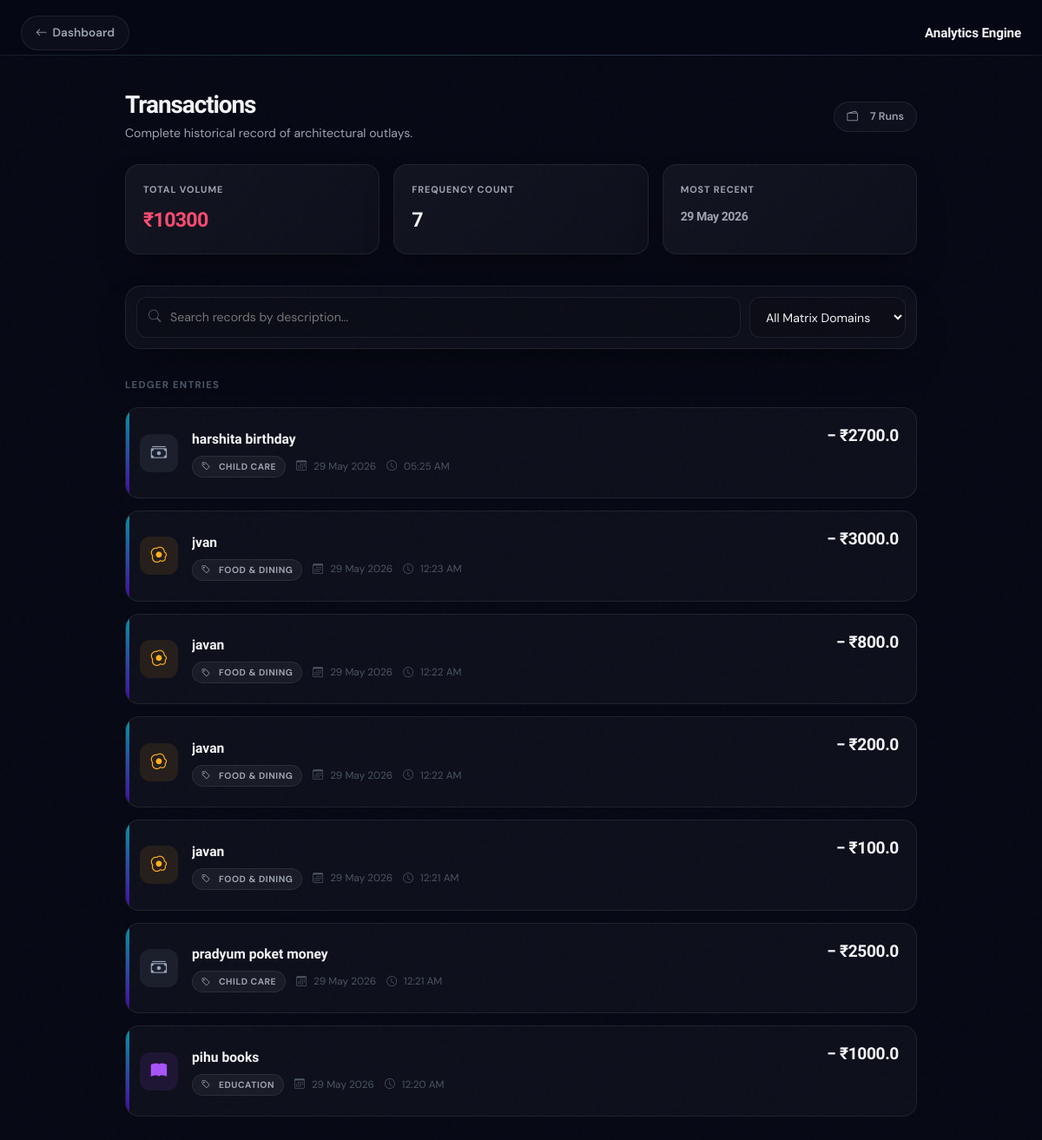
/expenses (signed in), run on the app's committed database.
### tables this page shows
CREATE TABLE expenses(

            id INTEGER PRIMARY KEY AUTOINCREMENT,
            user_id INTEGER,
            title TEXT,
            amount INTEGER,
            category TEXT,
            date TEXT,
            time TEXT

        );

### app.py (the view)
@app.route("/expenses")
def expenses_page():
    if "user_id" not in session:
        return redirect("/login")
    user_id = session["user_id"]
    conn    = get_db()
    cursor  = conn.cursor()
    cursor.execute(
        "SELECT * FROM expenses WHERE user_id = ? ORDER BY id DESC",
        (user_id,)
    )
    rows = cursor.fetchall()
    conn.close()
    expenses = []
    for row in rows:
        e = list(row)
        e[3] = float(e[3])   # index 3 = amount column
        expenses.append(e)
    total_spent = round(sum(e[3] for e in expenses), 2)
    return render_template(
        "expenses.html",
        expenses    = expenses,
        total_spent = int(total_spent)
    )

### app.py (called while the page is built)
def get_db():
    conn = sqlite3.connect("expenses.db")
    conn.row_factory = sqlite3.Row   # lets us access columns by name too
    return conn

### templates/expenses.html (shortened to what this page needs)
<!DOCTYPE html>
<html lang="en">
<head>
    <link href="https://cdn.jsdelivr.net/npm/bootstrap@5.3.3/dist/css/bootstrap.min.css" rel="stylesheet">
    <link rel="stylesheet" href="https://cdn.jsdelivr.net/npm/bootstrap-icons@1.11.3/font/bootstrap-icons.min.css">
    <link rel="stylesheet" href="{{ url_for('static', filename='style.css') }}">
</head>
<body>
    <nav class="navbar d-flex justify-content-between align-items-center">
        <a href="/" class="nav-back">
            <i class="bi bi-arrow-left"></i> Dashboard
        </a>
        <span class="nav-page-title">Analytics Engine</span>
    </nav>
    <div class="page-wrap">
        <div class="d-flex justify-content-between align-items-md-center align-items-start flex-column flex-md-row gap-3 mb-4">
            <div>
                <h2 class="page-heading">Transactions</h2>
                <p style="font-size:0.88rem; color:var(--text-sub); margin:4px 0 0;">
                    Complete historical record of architectural outlays.
                </p>
            </div>
            <span class="count-badge">
                <i class="bi bi-wallet2 me-2"></i>
                {{ expenses|length }} Run{{ 's' if expenses|length != 1 }}
            </span>
        </div>
        {% if expenses %}
        <div class="summary-bar">
            <div class="summary-tile">
                <span class="s-label">Total Volume</span>
                <span class="s-value" style="color: var(--coral-accent)">₹{{ total_spent }}</span>
            </div>
            <div class="summary-tile">
                <span class="s-label">Frequency Count</span>
                <span class="s-value">{{ expenses|length }}</span>
            </div>
            <div class="summary-tile">
                <span class="s-label">Most Recent</span>
                <span class="s-value" style="font-size:0.88rem; color:var(--text-sub); padding-top:4px;">
                    {{ expenses[0][5] if expenses }}
                </span>
            </div>
        </div>
        <div class="filter-wrapper">
            <div class="filter-bar">
                <div class="search-container">
                    <i class="bi bi-search"></i>
                    <input type="text" id="searchInput" placeholder="Search records by description...">
                </div>
                <select id="categoryFilter">
                    <option value="">All Matrix Domains</option>
                </select>
            </div>
        </div>
        <span class="section-label">Ledger Entries</span>
        <div id="expenseList">
        {% for expense in expenses %}
        {% set cat = expense[4] | lower %}
        {% if 'food' in cat or 'dining' in cat or 'grocer' in cat %}
            {% set ic = 'ic-food' %}{% set icon = 'bi-egg-fried' %}
        {% elif 'travel' in cat or 'transport' in cat or 'fuel' in cat %}
            {% set ic = 'ic-travel' %}{% set icon = 'bi-car-front-fill' %}
        {% elif 'health' in cat or 'medical' in cat or 'gym' in cat or 'fitness' in cat %}
            {% set ic = 'ic-health' %}{% set icon = 'bi-heart-pulse-fill' %}
        {% elif 'shop' in cat or 'cloth' in cat or 'beauty' in cat or 'personal' in cat %}
            {% set ic = 'ic-shop' %}{% set icon = 'bi-bag-fill' %}
        {% elif 'bill' in cat or 'util' in cat or 'rent' in cat or 'emi' in cat or 'internet' in cat or 'mobile' in cat or 'electric' in cat %}
            {% set ic = 'ic-bills' %}{% set icon = 'bi-receipt-cutoff' %}
        {% elif 'edu' in cat or 'book' in cat %}
            {% set ic = 'ic-edu' %}{% set icon = 'bi-book-fill' %}
        {% elif 'entertain' in cat or 'movie' in cat or 'gaming' in cat %}
            {% set ic = 'ic-travel' %}{% set icon = 'bi-controller' %}
        {% else %}
            {% set ic = 'ic-default' %}{% set icon = 'bi-cash-stack' %}
        {% endif %}
        <div class="xcard"
             data-title="{{ expense[2] | lower }}"
             data-category="{{ expense[4] }}">
            <div class="xcard-strip"></div>
            <div class="xcard-icon-col">
                <div class="xcard-icon {{ ic }}">
                    <i class="bi {{ icon }}"></i>
                </div>
            </div>
            <div class="xcard-body">
                <div class="xcard-title">{{ expense[2] }}</div>
                <div class="xcard-meta">
                    <span class="xcard-cat">
                        <i class="bi bi-tag me-1"></i>
                        {{ expense[4] }}
                    </span>
                    <span class="xcard-date">
                        <i class="bi bi-calendar3 me-1"></i>
                        {{ expense[5] }}
                    </span>
                    <span class="xcard-date">
                        <i class="bi bi-clock me-1"></i>
                        {{ expense[6] }}
                    </span>
                </div>
            </div>
            <div class="xcard-right">
                <div class="xcard-amount">− ₹{{ expense[3] }}</div>
            </div>
        </div>
        {% endfor %}
        </div>
        {% endif %}
    </div>
</body>
</html>

### static/style.css (style rules this page uses)
:root { --bg-base: #060a12; --bg-surface: #0b1220; --bg-elevated: #111b2e; --bg-hover: #172338; --bg-overlay: rgba(6, 10, 18, 0.82); --border-subtle: rgba(80, 120, 180, 0.10); --border-default: rgba(80, 120, 180, 0.20); --border-strong: rgba(80, 120, 180, 0.38); --border-accent: rgba(0, 220, 180, 0.30); --text-primary: #eaf0fa; --text-secondary: #8fa8c8; --text-muted: #4a6080; --text-inverse: #060a12; --text-display: #f4f8ff; --accent-teal: #00dcb4; --accent-teal-dim: #00a882; --accent-teal-bg: rgba(0, 220, 180, 0.08); --accent-teal-glow: rgba(0, 220, 180, 0.22); --accent-teal-ring: rgba(0, 220, 180, 0.18); --accent-amber: #f0a500; --accent-amber-dim: #c07800; --accent-amber-bg: rgba(240, 165, 0, 0.08); --accent-amber-glow:rgba(240, 165, 0, 0.20); --accent-coral: #ff5f5f; --accent-coral-dim: #cc3c3c; --accent-coral-bg: rgba(255, 95, 95, 0.08); --accent-coral-glow:rgba(255, 95, 95, 0.20); --accent-indigo: #7b8ff5; --accent-indigo-bg: rgba(123, 143, 245, 0.08); --accent-indigo-glow:rgba(123, 143, 245, 0.20); --accent-green: #2ecc8a; --accent-green-bg: rgba(46, 204, 138, 0.08); --accent-green-glow:rgba(46, 204, 138, 0.18); --grad-primary: linear-gradient(135deg, #00dcb4 0%, #0090ff 100%); --grad-warm: linear-gradient(135deg, #f0a500 0%, #ff5f5f 100%); --grad-cool: linear-gradient(135deg, #7b8ff5 0%, #00dcb4 100%); --grad-subtle: linear-gradient(180deg, rgba(0,220,180,0.06) 0%, transparent 100%); --grad-bg: radial-gradient(ellipse 70% 45% at 15% 0%, rgba(0,180,150,0.09) 0%, transparent 65%), radial-gradient(ellipse 55% 40% at 85% 5%, rgba(0,100,255,0.07) 0%, transparent 65%), radial-gradient(ellipse 80% 60% at 50% 100%,rgba(123,143,245,0.05) 0%, transparent 70%), #060a12; --shadow-xs: 0 1px 4px rgba(0,0,0,0.4); --shadow-sm: 0 2px 10px rgba(0,0,0,0.45); --shadow-md: 0 6px 24px rgba(0,0,0,0.5); --shadow-lg: 0 14px 52px rgba(0,0,0,0.6); --shadow-xl: 0 24px 80px rgba(0,0,0,0.65); --shadow-glow-teal: 0 0 40px rgba(0,220,180,0.16); --shadow-glow-amber: 0 0 32px rgba(240,165,0,0.18); --shadow-glow-coral: 0 0 32px rgba(255,95,95,0.18); --radius-xs: 5px; --radius-sm: 9px; --radius-md: 14px; --radius-lg: 20px; --radius-xl: 28px; --radius-2xl: 36px; --radius-pill:100px; --ease-out: cubic-bezier(0.16, 1, 0.3, 1); --ease-spring: cubic-bezier(0.34, 1.56, 0.64, 1); --ease-in-out: cubic-bezier(0.45, 0, 0.55, 1); --duration-fast: 0.18s; --duration: 0.26s; --duration-slow: 0.42s; --z-base: 1; --z-sticky: 100; --z-modal: 500; --z-toast: 1000; }
*, *::before, *::after { box-sizing: border-box; margin: 0; padding: 0; }
html { scroll-behavior: smooth; -webkit-font-smoothing: antialiased; -moz-osx-font-smoothing: grayscale; text-rendering: optimizeLegibility; }
body { font-family: 'DM Sans', sans-serif; font-size: 15px; font-weight: 400; line-height: 1.65; color: var(--text-primary); background: var(--bg-base); background-image: var(--grad-bg); background-attachment: fixed; min-height: 100vh; overflow-x: hidden; }
body::before { content: ''; position: fixed; inset: 0; pointer-events: none; z-index: 0; opacity: 0.55; }
a { text-decoration: none; color: inherit; }
.navbar { background: var(--bg-overlay); backdrop-filter: blur(24px) saturate(1.8); -webkit-backdrop-filter: blur(24px) saturate(1.8); border-bottom: 1px solid var(--border-subtle); padding: 0 28px; height: 64px; position: sticky; top: 0; z-index: var(--z-sticky); display: flex; align-items: center; gap: 12px; }
.navbar::after { content: ''; position: absolute; bottom: -1px; left: 0; right: 0; height: 1px; background: linear-gradient(90deg, transparent 0%, var(--accent-teal) 35%, var(--accent-indigo) 65%, transparent 100%); opacity: 0.18; }

### data on the page
expenses: date "29 May 2026", title "harshita birthday", category "CHILD CARE", time "05:25 AM", amount "2700.0"
expenses: title "jvan", category "FOOD & DINING", date "29 May 2026", time "12:23 AM", amount "3000.0"
expenses: title "javan", category "FOOD & DINING", date "29 May 2026", time "12:22 AM", amount "800.0"
expenses: title "javan", category "FOOD & DINING", date "29 May 2026", time "12:22 AM", amount "200.0"
expenses: title "javan", category "FOOD & DINING", date "29 May 2026", time "12:21 AM", amount "100.0"
expenses: title "pradyum poket money", category "CHILD CARE", date "29 May 2026", time "12:21 AM", amount "2500.0"
expenses: title "pihu books", category "EDUCATION", date "29 May 2026", time "12:20 AM", amount "1000.0"

### other printed values
{{ expenses|length }} "7"
{{ 's' if expenses|length != 1 }} "s"
{{ total_spent }} "10300"
